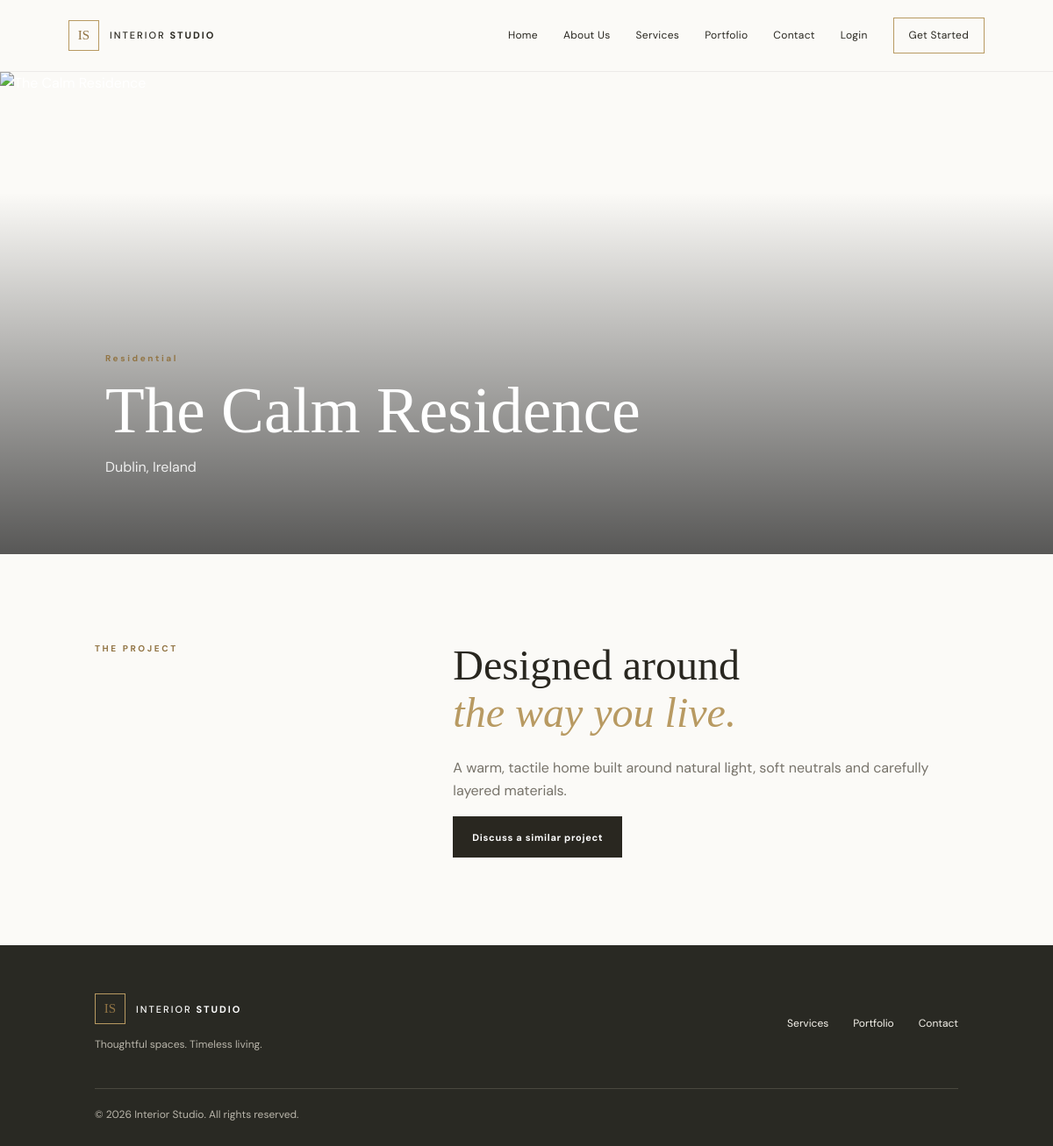
Page /project.php?id=1 on the committed database.
### tables this page shows
CREATE TABLE projects (
    id INT UNSIGNED AUTO_INCREMENT PRIMARY KEY,
    title VARCHAR(180) NOT NULL,
    description TEXT NOT NULL,
    location VARCHAR(180) NULL,
    category_id INT UNSIGNED NULL,
    client_id INT UNSIGNED NULL,
    designer_id INT UNSIGNED NULL,
    status ENUM('Planning','In Progress','On Hold','Completed') NOT NULL DEFAULT 'Planning',
    progress TINYINT UNSIGNED NOT NULL DEFAULT 0,
    is_published TINYINT(1) NOT NULL DEFAULT 1,
    image VARCHAR(255) NULL,
    created_at TIMESTAMP DEFAULT CURRENT_TIMESTAMP,
    updated_at TIMESTAMP DEFAULT CURRENT_TIMESTAMP ON UPDATE CURRENT_TIMESTAMP,
    CONSTRAINT fk_project_category FOREIGN KEY (category_id) REFERENCES categories(id) ON DELETE SET NULL,
    CONSTRAINT fk_project_client FOREIGN KEY (client_id) REFERENCES users(id) ON DELETE SET NULL,
    CONSTRAINT fk_project_designer FOREIGN KEY (designer_id) REFERENCES users(id) ON DELETE SET NULL
);

CREATE TABLE categories (
    id INT UNSIGNED AUTO_INCREMENT PRIMARY KEY,
    name VARCHAR(100) NOT NULL UNIQUE,
    created_at TIMESTAMP DEFAULT CURRENT_TIMESTAMP
);

### config/config.php (called while the page is built, shortened)
<?php
function db(): PDO {
    static $pdo = null;
    if ($pdo === null) {
        $dsn = 'mysql:host=' . DB_HOST . ';dbname=' . DB_NAME . ';charset=utf8mb4';
        $pdo = new PDO($dsn, DB_USER, DB_PASS, [
            PDO::ATTR_ERRMODE => PDO::ERRMODE_EXCEPTION,
            PDO::ATTR_DEFAULT_FETCH_MODE => PDO::FETCH_ASSOC,
        ]);
    }
    return $pdo;
}

### includes/functions.php (called while the page is built, shortened)
<?php
require_once __DIR__ . '/../config/config.php';
function e(?string $value): string {
    return htmlspecialchars($value ?? '', ENT_QUOTES, 'UTF-8');
}
function project_image(?string $image): string {
    return $image ? 'uploads/' . rawurlencode($image) : 'https://images.unsplash.com/photo-1600210492486-724fe5c67fb0?w=1200';
}

### project.php (the view, shortened to what this page needs)
<?php
require_once 'includes/functions.php';
$id = (int)($_GET['id'] ?? 0);
$stmt = db()->prepare("SELECT p.*, c.name AS category_name FROM projects p LEFT JOIN categories c ON c.id=p.category_id WHERE p.id=? AND p.is_published=1");
$stmt->execute([$id]); $project = $stmt->fetch();
include 'includes/header.php';
?>
<section class="project-detail-hero"><img src="<?= e(project_image($project['image'])) ?>" alt="<?= e($project['title']) ?>"><div><p class="eyebrow"><?= e($project['category_name'] ?? 'INTERIOR DESIGN') ?></p><h1><?= e($project['title']) ?></h1><p><?= e($project['location'] ?? 'A considered interior') ?></p></div></section>
<section class="section detail-copy"><div class="section-kicker">THE PROJECT</div><div><h2>Designed around<br><em>the way you live.</em></h2><p><?= nl2br(e($project['description'])) ?></p><a class="btn btn-dark" href="contact.php">Discuss a similar project</a></div></section>
<?php include 'includes/footer.php'; ?>

### assets/css/style.css (style rules this page uses)
:root { --ink: #292720; --muted: #77736a; --cream: #f5f1e9; --paper: #fbfaf7; --sand: #e8dfd0; --gold: #b89a62; --gold-dark: #927545; --line: #e5dfd4; --serif: "Playfair Display", Georgia, serif; --sans: "DM Sans", Arial, sans-serif; }
* { box-sizing: border-box; }
html { scroll-behavior: smooth; }
body { margin: 0; background: var(--paper); color: var(--ink); font-family: var(--sans); line-height: 1.65; }
a { color: inherit; text-decoration: none; }
img { display: block; max-width: 100%; }
.eyebrow, .section-kicker { font-size: 10px; letter-spacing: 2.6px; font-weight: 700; color: var(--gold-dark); }
h1, h2, h3, p { margin-top: 0; }
h1, h2 { font-family: var(--serif); font-weight: 500; line-height: 1.12; }
h1 { font-size: clamp(43px, 6.1vw, 78px); margin: 17px 0 22px; }
h2 { font-size: clamp(34px, 4vw, 51px); margin-bottom: 23px; }
h1 em, h2 em { color: var(--gold); font-weight: 500; }
.btn { border: 0; display: inline-flex; align-items: center; justify-content: center; padding: 13px 22px; min-height: 47px; cursor: pointer; font-size: 11px; letter-spacing: .7px; font-weight: 700; transition: background .2s, transform .2s; }
.btn-dark { background: var(--ink); color: white; }
.section { padding: 100px 9%; }
.project-detail-hero { min-height: 550px; position: relative; display: flex; align-items: end; padding: 70px 10%; color: white; overflow: hidden; }
.project-detail-hero:after { content: ""; position: absolute; inset: 0; background: linear-gradient(0deg,rgba(0,0,0,.65),transparent 75%); }
.project-detail-hero img { position: absolute; inset: 0; width: 100%; height: 100%; object-fit: cover; }
.project-detail-hero div { position: relative; z-index: 1; }
.project-detail-hero h1 { margin: 10px 0; }
.project-detail-hero p:last-child { color: #eee; }
.detail-copy { display: grid; grid-template-columns: .7fr 1.3fr; gap: 10%; }
.detail-copy p { color: var(--muted); max-width: 720px; white-space: normal; }

### rows in the picture
projects: category.name "Residential", title "The Calm Residence", location "Dublin, Ireland", description "A warm, tactile home built around natural light, soft neutrals and carefully layered materials."
